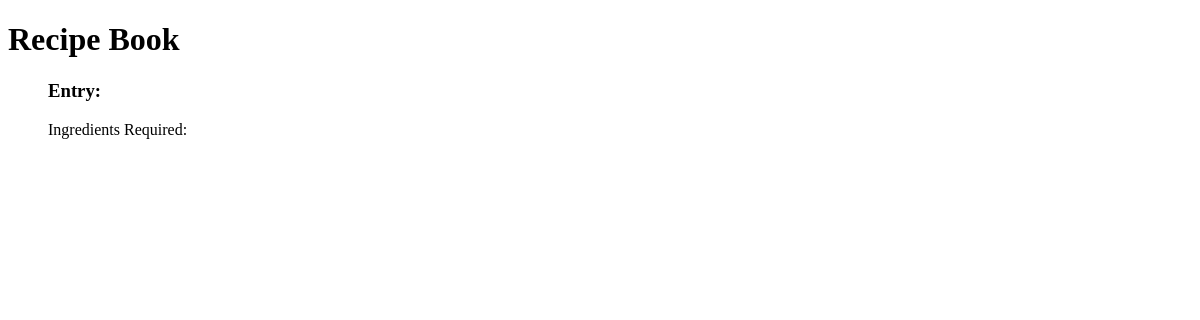
The app's page /recipe/2/, older data.
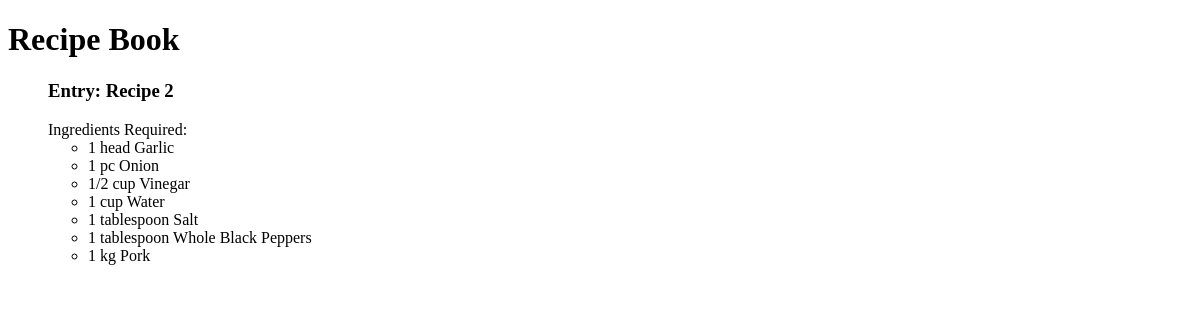
The same page, newer data.
### ledger/models.py (models this page shows, shortened)
class Recipe(models.Model):
    name = models.CharField(max_length=50)
    class Meta:
        ordering = ['name']
        unique_together = ['name']
        verbose_name = 'recipe'
        verbose_name_plural = 'recipes'

class RecipeIngredient(models.Model):
    quantity = models.CharField(max_length=50)
    ingredient = models.ForeignKey(Ingredient, on_delete = models.CASCADE, related_name = 'recipe')
    recipe = models.ForeignKey(Recipe, on_delete = models.CASCADE, related_name = 'ingredient')

class Ingredient(models.Model):
    name = models.CharField(max_length=50)
    class Meta:
        ordering = ['name']
        unique_together = ['name']
        verbose_name = 'ingredient'
        verbose_name_plural = 'ingredients'

### ledger/views.py (the view)
# urls.py: path('recipe/<int:num>/', recipeEntry, name="recipeEntry"),
def recipeEntry(request,num=-1):
    if num in range(1,3):
        recipeingredients = RecipeIngredient.objects.filter(recipe__name="Recipe "+str(num))
    else:
        return HttpResponse(loader.get_template("404.html").render())
    return render(request, "recipeEntry.html", {'recipeingredients':recipeingredients})

### ledger/templates/recipeEntry.html (shortened to what this page needs)
<!DOCTYPE html>
<html lang = "en-US">
{% with recipeentry=recipeingredients.0.recipe.name %}
<head>
</head>
<body>
	<div id="content">
		<h1>Recipe Book</h1>
		<ul>
			<h3>Entry: <b>{{ recipeentry }}</b></h3>
			Ingredients Required:
			<ul>
			{% for item in recipeingredients %}
				<li>
					{{ item.quantity }} {{ item.ingredient.name }}
				</li>
			{% endfor %}
			</ul>
		</ul>
	</div>
</body>
{% endwith %}
</html>

Row changes from the older to the newer data that the page shows:
added Recipe: name "Recipe 2"
added RecipeIngredient: quantity "1 head", ingredient.name "Garlic"
added RecipeIngredient: quantity "1 pc", ingredient.name "Onion"
added RecipeIngredient: quantity "1/2 cup", ingredient.name "Vinegar"
added RecipeIngredient: quantity "1 cup", ingredient.name "Water"
added RecipeIngredient: quantity "1 tablespoon", ingredient.name "Salt"
added RecipeIngredient: quantity "1 tablespoon", ingredient.name "Whole Black Peppers"
added RecipeIngredient: quantity "1 kg", ingredient.name "Pork"
